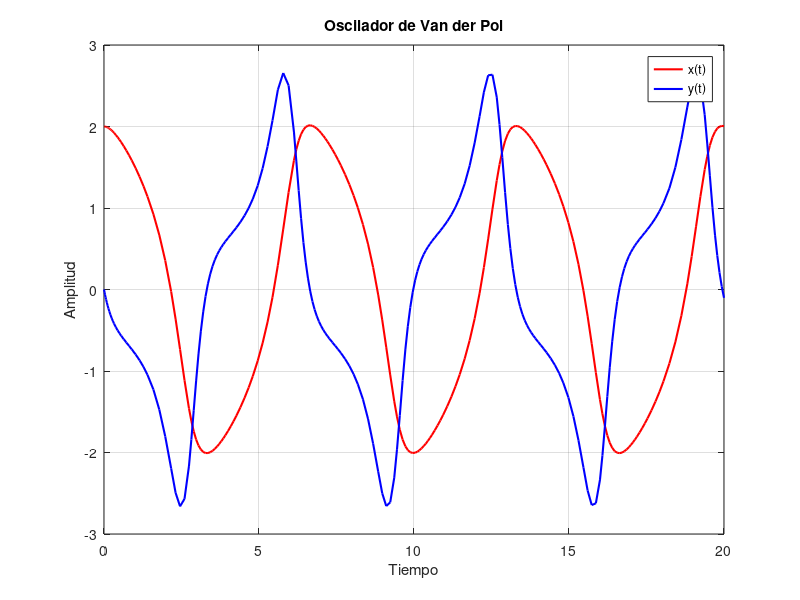

The MATLAB script that drew this image:
% Parámetros
alpha = 0.99; % Cambia este valor para observar diferentes comportamientos
tspan = [0, 20]; % Intervalo de tiempo
x0 = [2; 0]; % Condiciones iniciales [x(0); y(0)]

% Define el sistema de ecuaciones diferenciales
vdp = @(t, X) [X(2); alpha * (1 - X(1)^2) * X(2) - X(1)];

% Resuelve la ecuación diferencial
[t, X] = ode45(vdp, tspan, x0);

% Grafica los resultados
figure;
plot(t, X(:,1), 'r', 'LineWidth', 1.5);
hold on;
plot(t, X(:,2), 'b', 'LineWidth', 1.5);
xlabel('Tiempo');
ylabel('Amplitud');
legend('x(t)', 'y(t)');
title('Oscilador de Van der Pol');
grid on;
